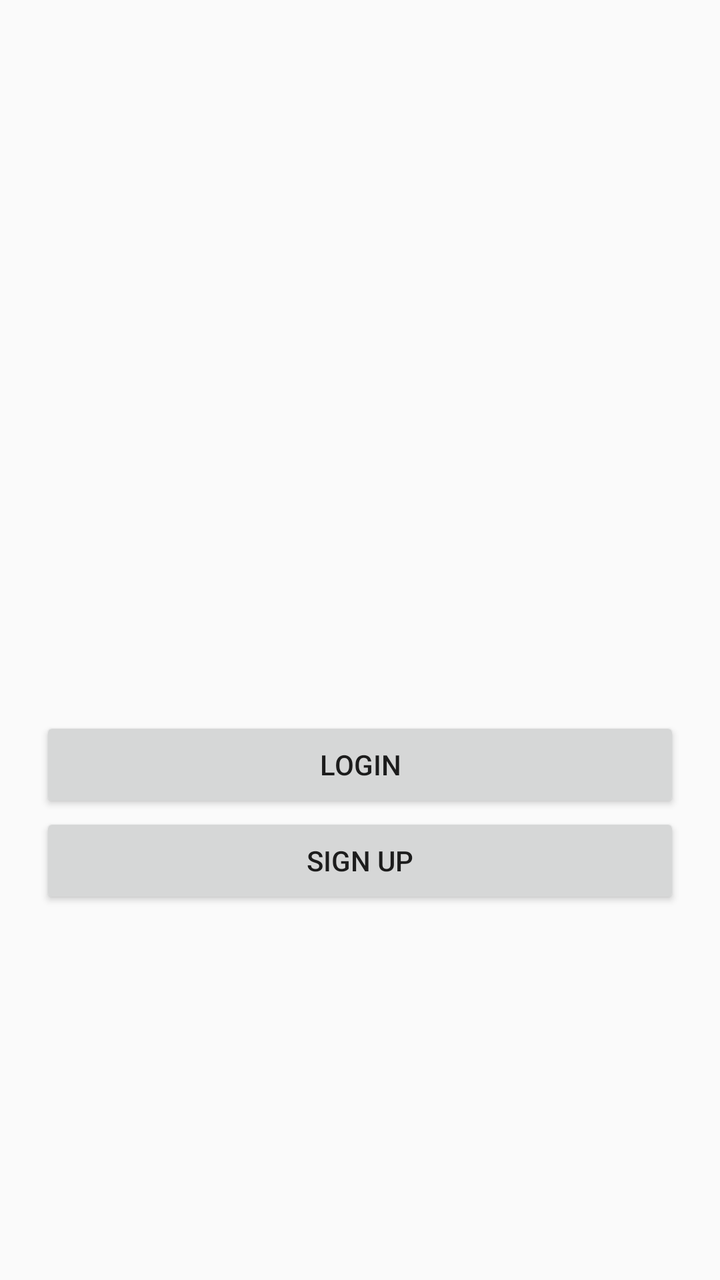
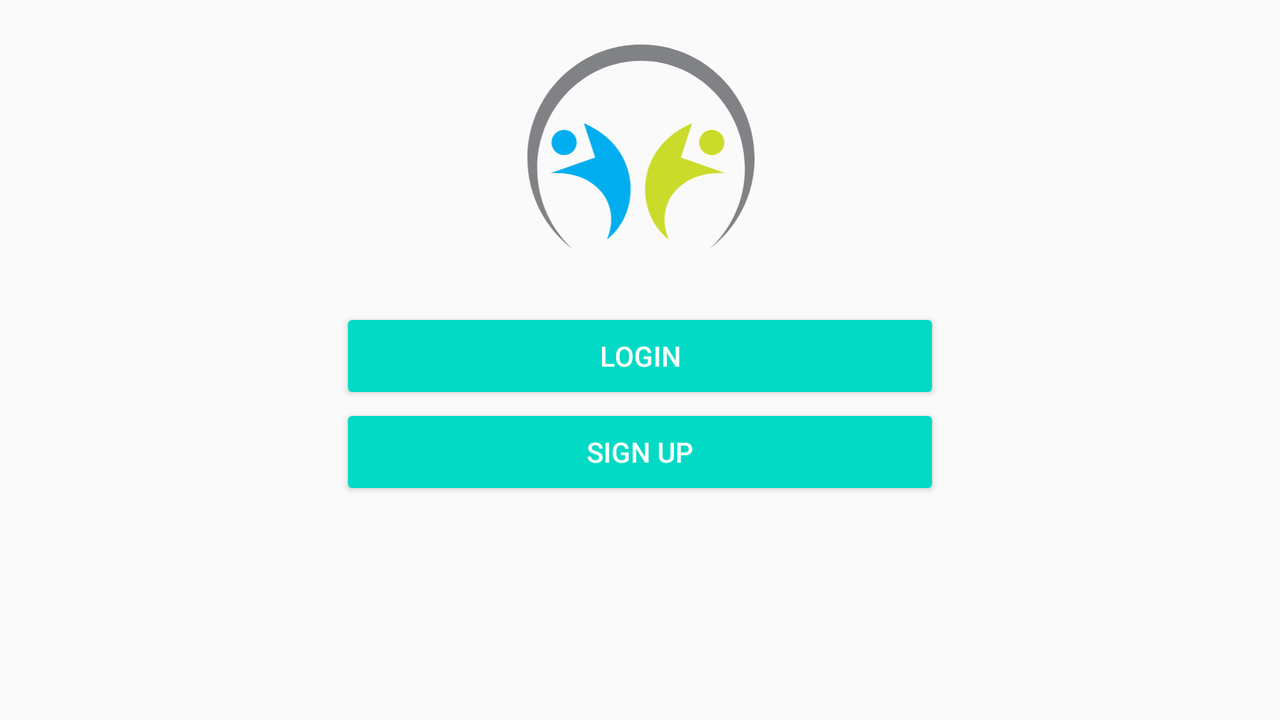

The same Android screen from two of the app's own layout files: first res/layout/ as a phone draws it, then the repository's variant for another configuration, drawn on a device whose configuration selects that folder. Both files follow.
<!-- AndroidManifest.xml: application theme AppTheme -->
<!-- res/layout/activity_welcome.xml -->
<?xml version="1.0" encoding="utf-8"?>
<android.support.constraint.ConstraintLayout
    xmlns:android="http://schemas.android.com/apk/res/android"
    xmlns:app="http://schemas.android.com/apk/res-auto"
    xmlns:tools="http://schemas.android.com/tools"
    android:layout_width="match_parent"
    android:layout_height="match_parent"
    android:padding="20dp"
    tools:context="com.darrenmoriarty.myfitnessapp.WelcomeActivity">

    <ImageView
        android:id="@+id/imageView"
        android:layout_width="0dp"
        android:layout_height="197dp"
        android:layout_marginEnd="67dp"
        android:layout_marginLeft="67dp"
        android:layout_marginRight="67dp"
        android:layout_marginStart="67dp"
        android:layout_marginTop="36dp"
        app:layout_constraintLeft_toLeftOf="parent"
        app:layout_constraintRight_toRightOf="parent"
        app:layout_constraintTop_toTopOf="parent"
        app:srcCompat="@drawable/common_google_signin_btn_icon_light_focused"
        tools:layout_constraintLeft_creator="1"
        tools:layout_constraintRight_creator="1"/>

    <Button
        android:id="@+id/loginButton"
        android:layout_width="0dp"
        android:layout_height="wrap_content"
        android:text="Login"
        app:layout_constraintLeft_toLeftOf="parent"
        app:layout_constraintRight_toRightOf="parent"
        app:layout_constraintTop_toTopOf="parent"
        app:layout_constraintBottom_toBottomOf="parent"
        app:layout_constraintVertical_bias="0.613"
        tools:layout_constraintRight_creator="1"
        tools:layout_constraintLeft_creator="1"/>

    <Button
        android:id="@+id/signUpButton"
        android:layout_width="match_parent"
        android:layout_height="wrap_content"
        android:text="Sign Up"
        app:layout_constraintLeft_toLeftOf="parent"
        app:layout_constraintRight_toRightOf="parent"
        app:layout_constraintTop_toBottomOf="@+id/loginButton"
        tools:layout_constraintLeft_creator="1"
        tools:layout_constraintRight_creator="1"
        tools:layout_constraintTop_creator="1"/>
</android.support.constraint.ConstraintLayout>
<!-- resources referenced by this layout -->
<resources>
  <style name="AppTheme" parent="Theme.AppCompat.Light.DarkActionBar">
          
          <item name="colorPrimary">@color/colorPrimary</item>
          <item name="colorPrimaryDark">@color/colorPrimaryDark</item>
          <item name="colorAccent">@color/colorAccent</item>
      </style>
</resources>
<!-- res/layout-land/activity_welcome.xml (the repository's variant of the layout above) -->
<!-- drawn on the phone turned sideways -->
<?xml version="1.0" encoding="utf-8"?>
<RelativeLayout
    xmlns:android="http://schemas.android.com/apk/res/android"
    xmlns:app="http://schemas.android.com/apk/res-auto"
    xmlns:tools="http://schemas.android.com/tools"
    android:layout_width="match_parent"
    android:layout_height="match_parent"
    tools:context="com.darrenmoriarty.myfitnessapp.Login_Signup_activities.WelcomeActivity"
    tools:layout_editor_absoluteX="8dp"
    tools:layout_editor_absoluteY="8dp">

    <ImageView
        android:id="@+id/imageView"
        android:layout_width="match_parent"
        android:layout_height="125dp"
        android:layout_alignParentLeft="true"
        android:layout_alignParentStart="true"
        android:layout_alignParentTop="true"
        android:layout_marginTop="11dp"
        app:layout_constraintLeft_toLeftOf="parent"
        app:layout_constraintRight_toRightOf="parent"
        app:layout_constraintTop_toTopOf="parent"
        app:srcCompat="@drawable/lgo"
        tools:layout_constraintLeft_creator="1"
        tools:layout_constraintRight_creator="1"/>

    <Button
        android:id="@+id/signUpButton"
        style="@style/Widget.AppCompat.Button.Colored"
        android:layout_width="300dp"
        android:layout_height="wrap_content"
        android:layout_below="@+id/loginButton"
        android:layout_centerHorizontal="true"
        android:text="Sign Up"
        app:layout_constraintLeft_toLeftOf="parent"
        app:layout_constraintRight_toRightOf="parent"
        app:layout_constraintTop_toBottomOf="@+id/loginButton"
        tools:layout_constraintLeft_creator="1"
        tools:layout_constraintRight_creator="1"
        tools:layout_constraintTop_creator="1"/>

    <Button
        android:id="@+id/loginButton"
        style="@style/Widget.AppCompat.Button.Colored"
        android:layout_width="300dp"
        android:layout_height="wrap_content"
        android:layout_alignLeft="@+id/signUpButton"
        android:layout_alignStart="@+id/signUpButton"
        android:layout_below="@+id/imageView"
        android:layout_marginTop="18dp"
        android:text="Login"
        app:layout_constraintBottom_toBottomOf="parent"
        app:layout_constraintLeft_toLeftOf="parent"
        app:layout_constraintRight_toRightOf="parent"
        app:layout_constraintTop_toTopOf="parent"
        app:layout_constraintVertical_bias="0.613"
        tools:layout_constraintLeft_creator="1"
        tools:layout_constraintRight_creator="1"/>




</RelativeLayout>
<!-- resources referenced by the variant -->
<!-- as the phone turned sideways resolves them -->
<resources>
  <!-- drawable lgo (drawable) -->
  <?xml version="1.0" encoding="utf-8"?>
  <vector xmlns:api24="http://schemas.android.com/apk/res/android" xmlns:android="http://schemas.android.com/apk/res/android"
      android:viewportWidth="266"
      android:viewportHeight="251.9"
      android:width="266dp"
      android:height="251.9dp">
      <path
          android:pathData="M185.5 101.9l-11.4 34.7 45.1 15.7c-48.8 -2.5 -71.7 33.7 -57 66.9 -35 -26.7 -35.4 -92.3 23.3 -117.3z"
          android:fillColor="#cadb2a" />
      <path
          android:pathData="M218 121.4a12.7 12.7 0 0 1 -12.7 12.7 12.7 12.7 0 0 1 -12.7 -12.7 12.7 12.7 0 0 1 12.7 -12.7 12.7 12.7 0 0 1 12.7 12.7z"
          android:fillColor="#cadb2a" />
      <path
          android:pathData="M76.4 101.9l11.4 34.7 -45.1 15.7c48.8 -2.5 71.7 33.7 57 66.9 34.9 -26.7 35.3 -92.3 -23.3 -117.3z"
          android:fillColor="#00aeef" />
      <path
          android:pathData="M69.2 121.4A12.7 12.7 0 0 1 56.5 134.1 12.7 12.7 0 0 1 43.8 121.4 12.7 12.7 0 0 1 56.5 108.7 12.7 12.7 0 0 1 69.2 121.4Z"
          android:fillColor="#00aeef" />
      <path
          android:pathData="M203 228.7c21.9 -19.9 35.8 -49.1 35.7 -81.6C238.5 87.3 191.6 39 133.8 39.2 76 39.3 29.3 87.8 29.4 147.6c0.1 32.5 14 61.6 36.1 81.4 -27.8 -20.8 -45.9 -54 -46 -91.5 -0.2 -63.2 51 -114.6 114.2 -114.8 63.3 -0.2 114.6 51 114.8 114.2 0.1 37.5 -17.7 70.8 -45.5 91.8z"
          android:fillColor="#808285" />
  </vector>
  <style name="AppTheme" parent="Theme.AppCompat.Light.DarkActionBar">
          
          <item name="colorPrimary">@color/colorPrimary</item>
          <item name="colorPrimaryDark">@color/colorPrimaryDark</item>
          <item name="colorAccent">@color/colorAccent</item>
      </style>
</resources>
